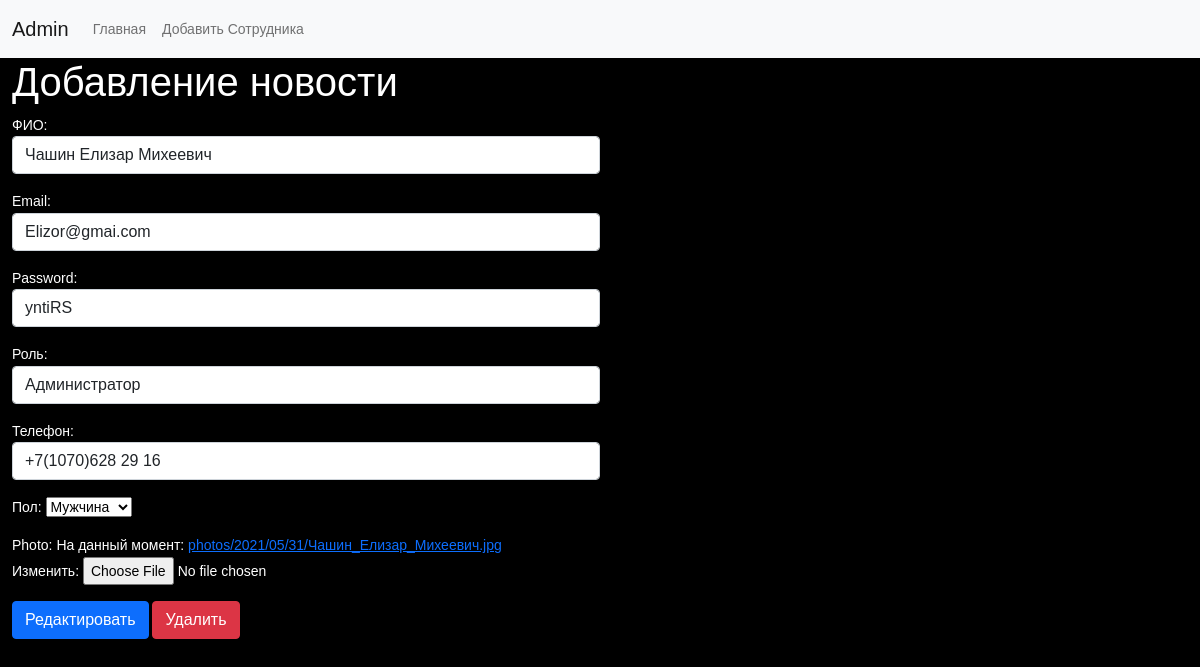
The app's page /administrator/edit/3/ with its own data.
### shops/models.py (models this page shows, shortened)
class Worker(models.Model):
    full_name = models.CharField(max_length=255, verbose_name='ФИО')
    email = models.EmailField(max_length=255, verbose_name='email')
    password = models.CharField(max_length=255, verbose_name='password')
    role = models.CharField(max_length=255, verbose_name='роль')
    phone = models.CharField(max_length=255, verbose_name='телефон')
    gender = models.CharField(max_length=255, verbose_name='пол')
    photo = models.ImageField(upload_to='photos/%Y/%m/%d/')
    def delete_worker(self):
        return reverse('delete_worker', kwargs={'pk': self.pk})
    class Meta:
        verbose_name = 'Сотрудник'
        verbose_name_plural = 'Сотрудники'

### shops/views.py (the view)
# urls.py: path('administrator/edit/<int:pk>/', admin_edit, name='administrator_edit'),
def admin_edit(request, pk):
    worker = get_object_or_404(Worker, pk=pk)
    if request.method == "POST":
        form = WorkerForm(request.POST, request.FILES, instance=worker)
        if form.is_valid():
            worker.save()
            return redirect('administrator')
    else:
        form = WorkerForm(instance=worker)
    return render(request, 'shops/administrator_edit.html', {'worker': worker, 'form': form})

### shops/form.py
class WorkerForm(forms.ModelForm):
    class Meta:
        model = Worker
        fields = ['full_name', 'email', 'password',
                  'role', 'phone', 'gender', 'photo']
        widgets = {
            'full_name': forms.TextInput(attrs={'class': 'form-control'}),
            'email': forms.EmailInput(attrs={'class': 'form-control'}),
            'password': forms.TextInput(attrs={'class': 'form-control'}),
            'role': forms.TextInput(attrs={'class': 'form-control'}),
            'phone': forms.TextInput(attrs={'class': 'form-control'}),
            'gender': forms.Select(choices={('Мужчина', 'Мужчина'), ('Женщина', 'Женщина'), }),
            'photo': forms.ClearableFileInput()
        }

### shops/templates/shops/administrator_edit.html (shortened to what this page needs)
{% extends 'base.html' %}
{% load static %}
{% block nav %}
<nav class="navbar navbar-expand-lg navbar-light bg-light">
    <div class="container-fluid">
        <a class="navbar-brand" href="{% url 'home' %}">Admin</a>
        <div class="collapse navbar-collapse" id="navbarNav">
            <ul class="navbar-nav">
                <li class="nav-item">
                    <a class="nav-link" href="{% url 'administrator' %}">Главная</a>
                </li>
                <li>
                    <a href="{% url 'administrator_add' %}" class="nav-link">Добавить Сотрудника</a>
                </li>
            </ul>
        </div>
    </div>
</nav>
{% endblock %}
{% block content %}
<h1 style="color: #fff">Добавление новости</h1>
<form action="" enctype=multipart/form-data method="post">
    <div class="col-md-6">
        {{ form.as_p }}
    </div>
    <button type="submit" class="btn btn-primary ">Редактировать</button>
    <a href="{{ worker.delete_worker }}">
        <div class="btn btn-danger">Удалить</div>
    </a>
</form>
{% endblock %}

### kingit/static/css/style.css (style rules this page uses)
body { font-family: Arial, "Helvetica Neue", Helvetica, sans-serif; font-size: 14px; background-color: black; color: #fff; line-height: 1.6; margin: 0; }
div { padding: 0; margin: 0; }
*, *:before, *:after { box-sizing: border-box; }

### records on screen
Worker: full_name "Чашин Елизар Михеевич", email "Elizor@gmai.com", password "yntiRS", role "Администратор", phone "+7(1070)628 29 16", gender "Мужчина"
